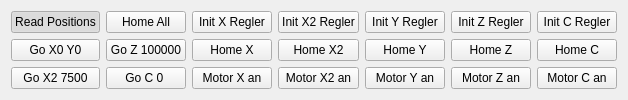
      <widget class="QWidget" name="tab_2">
       <attribute name="title">
        <string>Homing</string>
       </attribute>
       <layout class="QGridLayout" name="gridLayout_7">
        <item row="0" column="0">
         <widget class="QPushButton" name="pushButtonReadPos">
          <property name="sizePolicy">
           <sizepolicy hsizetype="Expanding" vsizetype="Expanding">
            <horstretch>0</horstretch>
            <verstretch>0</verstretch>
           </sizepolicy>
          </property>
          <property name="text">
           <string>Read Positions</string>
          </property>
          <property name="checkable">
           <bool>true</bool>
          </property>
          <property name="checked">
           <bool>true</bool>
          </property>
          <property name="default">
           <bool>false</bool>
          </property>
         </widget>
        </item>
        <item row="0" column="1">
         <widget class="QPushButton" name="pushButtonHomeAll">
          <property name="sizePolicy">
           <sizepolicy hsizetype="Expanding" vsizetype="Expanding">
            <horstretch>0</horstretch>
            <verstretch>0</verstretch>
           </sizepolicy>
          </property>
          <property name="text">
           <string>Home All</string>
          </property>
          <property name="checkable">
           <bool>false</bool>
          </property>
          <property name="checked">
           <bool>false</bool>
          </property>
          <property name="default">
           <bool>false</bool>
          </property>
         </widget>
        </item>
        <item row="0" column="2">
         <widget class="QPushButton" name="pushButtonInitX">
          <property name="sizePolicy">
           <sizepolicy hsizetype="Expanding" vsizetype="Expanding">
            <horstretch>0</horstretch>
            <verstretch>0</verstretch>
           </sizepolicy>
          </property>
          <property name="text">
           <string>Init X Regler</string>
          </property>
          <property name="checkable">
           <bool>false</bool>
          </property>
         </widget>
        </item>
        <item row="0" column="3">
         <widget class="QPushButton" name="pushButtonInitX2">
          <property name="sizePolicy">
           <sizepolicy hsizetype="Expanding" vsizetype="Expanding">
            <horstretch>0</horstretch>
            <verstretch>0</verstretch>
           </sizepolicy>
          </property>
          <property name="text">
           <string>Init X2 Regler</string>
          </property>
          <property name="checkable">
           <bool>false</bool>
          </property>
         </widget>
        </item>
        <item row="0" column="4">
         <widget class="QPushButton" name="pushButtonInitY">
          <property name="sizePolicy">
           <sizepolicy hsizetype="Expanding" vsizetype="Expanding">
            <horstretch>0</horstretch>
            <verstretch>0</verstretch>
           </sizepolicy>
          </property>
          <property name="text">
           <string>Init Y Regler</string>
          </property>
          <property name="checkable">
           <bool>false</bool>
          </property>
         </widget>
        </item>
        <item row="0" column="5">
         <widget class="QPushButton" name="pushButtonInitZ">
          <property name="sizePolicy">
           <sizepolicy hsizetype="Expanding" vsizetype="Expanding">
            <horstretch>0</horstretch>
            <verstretch>0</verstretch>
           </sizepolicy>
          </property>
          <property name="text">
           <string>Init Z Regler</string>
          </property>
          <property name="checkable">
           <bool>false</bool>
          </property>
         </widget>
        </item>
        <item row="0" column="6">
         <widget class="QPushButton" name="pushButtonInitC">
          <property name="sizePolicy">
           <sizepolicy hsizetype="Expanding" vsizetype="Expanding">
            <horstretch>0</horstretch>
            <verstretch>0</verstretch>
           </sizepolicy>
          </property>
          <property name="text">
           <string>Init C Regler</string>
          </property>
          <property name="checkable">
           <bool>false</bool>
          </property>
         </widget>
        </item>
        <item row="1" column="0">
         <widget class="QPushButton" name="pushButtonGoX0Y0">
          <property name="sizePolicy">
           <sizepolicy hsizetype="Expanding" vsizetype="Expanding">
            <horstretch>0</horstretch>
            <verstretch>0</verstretch>
           </sizepolicy>
          </property>
          <property name="text">
           <string>Go X0 Y0</string>
          </property>
          <property name="checkable">
           <bool>false</bool>
          </property>
         </widget>
        </item>
        <item row="1" column="1">
         <widget class="QPushButton" name="pushButtonGoZmax">
          <property name="sizePolicy">
           <sizepolicy hsizetype="Expanding" vsizetype="Expanding">
            <horstretch>0</horstretch>
            <verstretch>0</verstretch>
           </sizepolicy>
          </property>
          <property name="text">
           <string>Go Z 100000</string>
          </property>
          <property name="checkable">
           <bool>false</bool>
          </property>
         </widget>
        </item>
        <item row="1" column="2">
         <widget class="QPushButton" name="pushButtonHomeX">
          <property name="sizePolicy">
           <sizepolicy hsizetype="Expanding" vsizetype="Expanding">
            <horstretch>0</horstretch>
            <verstretch>0</verstretch>
           </sizepolicy>
          </property>
          <property name="text">
           <string>Home X</string>
          </property>
          <property name="checkable">
           <bool>true</bool>
          </property>
         </widget>
        </item>
        <item row="1" column="3">
         <widget class="QPushButton" name="pushButtonHomeX2">
          <property name="sizePolicy">
           <sizepolicy hsizetype="Expanding" vsizetype="Expanding">
            <horstretch>0</horstretch>
            <verstretch>0</verstretch>
           </sizepolicy>
          </property>
          <property name="text">
           <string>Home X2</string>
          </property>
          <property name="checkable">
           <bool>true</bool>
          </property>
         </widget>
        </item>
        <item row="1" column="4">
         <widget class="QPushButton" name="pushButtonHomeY">
          <property name="sizePolicy">
           <sizepolicy hsizetype="Expanding" vsizetype="Expanding">
            <horstretch>0</horstretch>
            <verstretch>0</verstretch>
           </sizepolicy>
          </property>
          <property name="text">
           <string>Home Y</string>
          </property>
          <property name="checkable">
           <bool>true</bool>
          </property>
         </widget>
        </item>
        <item row="1" column="5">
         <widget class="QPushButton" name="pushButtonHomeZ">
          <property name="sizePolicy">
           <sizepolicy hsizetype="Expanding" vsizetype="Expanding">
            <horstretch>0</horstretch>
            <verstretch>0</verstretch>
           </sizepolicy>
          </property>
          <property name="text">
           <string>Home Z</string>
          </property>
          <property name="checkable">
           <bool>true</bool>
          </property>
         </widget>
        </item>
        <item row="1" column="6">
         <widget class="QPushButton" name="pushButtonHomeC">
          <property name="sizePolicy">
           <sizepolicy hsizetype="Expanding" vsizetype="Expanding">
            <horstretch>0</horstretch>
            <verstretch>0</verstretch>
           </sizepolicy>
          </property>
          <property name="text">
           <string>Home C</string>
          </property>
          <property name="checkable">
           <bool>true</bool>
          </property>
         </widget>
        </item>
        <item row="2" column="0">
         <widget class="QPushButton" name="pushButtonGoX20">
          <property name="sizePolicy">
           <sizepolicy hsizetype="Expanding" vsizetype="Expanding">
            <horstretch>0</horstretch>
            <verstretch>0</verstretch>
           </sizepolicy>
          </property>
          <property name="text">
           <string>Go X2 7500</string>
          </property>
          <property name="checkable">
           <bool>false</bool>
          </property>
         </widget>
        </item>
        <item row="2" column="1">
         <widget class="QPushButton" name="pushButtonGoC0">
          <property name="sizePolicy">
           <sizepolicy hsizetype="Expanding" vsizetype="Expanding">
            <horstretch>0</horstretch>
            <verstretch>0</verstretch>
           </sizepolicy>
          </property>
          <property name="text">
           <string>Go C 0 </string>
          </property>
          <property name="checkable">
           <bool>false</bool>
          </property>
         </widget>
        </item>
        <item row="2" column="2">
         <widget class="QPushButton" name="pushButtonMotorXAus">
          <property name="sizePolicy">
           <sizepolicy hsizetype="Expanding" vsizetype="Expanding">
            <horstretch>0</horstretch>
            <verstretch>0</verstretch>
           </sizepolicy>
          </property>
          <property name="text">
           <string>Motor X an</string>
          </property>
          <property name="checkable">
           <bool>true</bool>
          </property>
          <property name="checked">
           <bool>false</bool>
          </property>
          <property name="default">
           <bool>false</bool>
          </property>
         </widget>
        </item>
        <item row="2" column="3">
         <widget class="QPushButton" name="pushButtonMotorX2Aus">
          <property name="sizePolicy">
           <sizepolicy hsizetype="Expanding" vsizetype="Expanding">
            <horstretch>0</horstretch>
            <verstretch>0</verstretch>
           </sizepolicy>
          </property>
          <property name="text">
           <string>Motor X2 an</string>
          </property>
          <property name="checkable">
           <bool>true</bool>
          </property>
          <property name="checked">
           <bool>false</bool>
          </property>
          <property name="default">
           <bool>false</bool>
          </property>
         </widget>
        </item>
        <item row="2" column="4">
         <widget class="QPushButton" name="pushButtonMotorYAus">
          <property name="sizePolicy">
           <sizepolicy hsizetype="Expanding" vsizetype="Expanding">
            <horstretch>0</horstretch>
            <verstretch>0</verstretch>
           </sizepolicy>
          </property>
          <property name="text">
           <string>Motor Y an</string>
          </property>
          <property name="checkable">
           <bool>true</bool>
          </property>
          <property name="checked">
           <bool>false</bool>
          </property>
          <property name="default">
           <bool>false</bool>
          </property>
         </widget>
        </item>
        <item row="2" column="5">
         <widget class="QPushButton" name="pushButtonMotorZAus">
          <property name="sizePolicy">
           <sizepolicy hsizetype="Expanding" vsizetype="Expanding">
            <horstretch>0</horstretch>
            <verstretch>0</verstretch>
           </sizepolicy>
          </property>
          <property name="text">
           <string>Motor Z an</string>
          </property>
          <property name="checkable">
           <bool>true</bool>
          </property>
          <property name="checked">
           <bool>false</bool>
          </property>
          <property name="default">
           <bool>false</bool>
          </property>
         </widget>
        </item>
        <item row="2" column="6">
         <widget class="QPushButton" name="pushButtonMotorCAus">
          <property name="sizePolicy">
           <sizepolicy hsizetype="Expanding" vsizetype="Expanding">
            <horstretch>0</horstretch>
            <verstretch>0</verstretch>
           </sizepolicy>
          </property>
          <property name="text">
           <string>Motor C an</string>
          </property>
          <property name="checkable">
           <bool>true</bool>
          </property>
          <property name="checked">
           <bool>false</bool>
          </property>
          <property name="default">
           <bool>false</bool>
          </property>
         </widget>
        </item>
       </layout>
      </widget>
